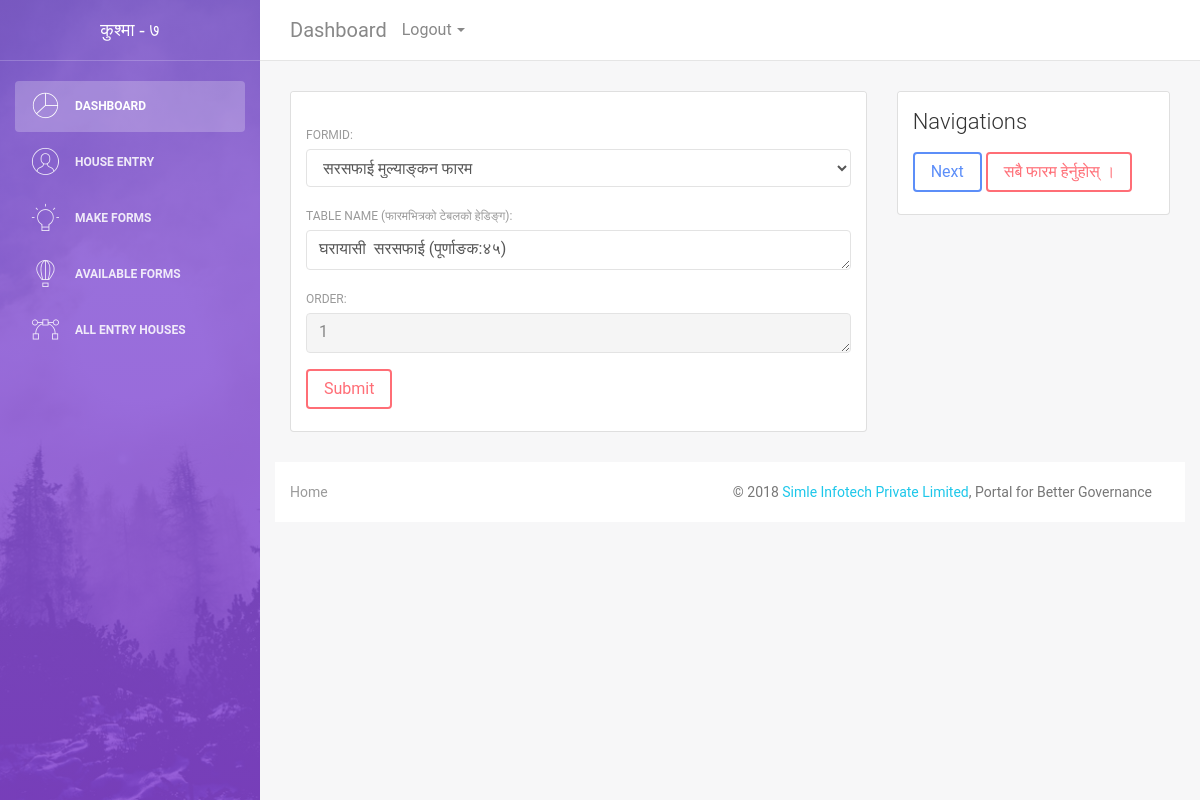
The page /forms/design/1/form/4/mytable/ on the database its author committed.
### formentry/submodals/formGenerator.py (models this page shows, shortened)
class headings(models.Model):
    formID = models.ForeignKey(formValue, on_delete=models.CASCADE)
    tableName = models.TextField('Table Name (फारमभित्रको टेबलको हेडिङ्ग)')
    weight = models.IntegerField('Order', default=1)

### formentry/formviews.py (the view)
# urls.py: path('design/<int:formid>/form/<int:tid>/mytable/', formviews.submit_tableindex, name='submit_tableindex'),
def submit_tableindex(request,tid,formid):
    id=tid
    mainform = formValue.objects.get(id=formid)
    if id==0:
        try:
            table = headings.objects.get(id=tid)
        except headings.DoesNotExist:
            table = headings(formID=mainform)
    else:
        table = headings.objects.get(id=tid)
    form = tableForm(request.POST or None, instance=table)
    if form.is_valid():
        saved_table = form.save()
        return redirect('formentry:submit_tableindex', formid=mainform.id, tid=saved_table.id)
    url = '/forms/design/' + str(formid) +'/form/'+ str(id) + '/mytable/'
    nextPage = '/forms/design/' + str(id) + '/question'
    return render(request, 'base_forms/design.html',{'form':form, 'url':url, 'next': nextPage, 'tab_type': 'table'})

### formentry/designforms.py
class tableForm(ModelForm):
    class Meta:
        model=headings
        fields = '__all__'
        widgets = {
            'weight' : Textarea(attrs={'readonly':'True'}),
        }

### formentry/submodals/formGenerator.py (called while the page is built)
    def __str__(self):
        return self.formName;

### formentry/templates/base_forms/design.html (shortened to what this page needs)
{% extends 'entry_forms/user_forms.html' %}
{% load widget_tweaks %}
{% block form-body %}
<form action="{{url}}" method="post">
  {% for field in form %}
    <div class="form-group">
        {{ field.label_tag }}
        {% if field.name != 'pub_date' %}
          {{ field |attr:"class:form-control" }}
        {% else %}
          {{ field |attr:"class:datetime-input form-control" }}
        {% endif %}
    </div>
{% endfor %}
<input type="submit" name="Submit" value="Submit" class="btn btn-danger">
</form>
{% endblock %}
{% block form-nav %}
{% if next %}
<a class="btn btn-primary" href="{{next}}">Next</a>
{% endif %}
<a class="btn btn-danger" href="/forms/design/">सबै फारम हेर्नुहोस् । </a>
{% endblock %}

### rows shown on the page
headings: formID "सरसफाई मुल्याङ्कन फारम" "घरायासी सरसफाई (पूर्णाङक:४५)" "1"

### other values the page prints
{{ field.label_tag }} "FORMID:" "TABLE NAME (फारमभित्रको टेबलको हेडिङ्ग):" "ORDER:"
